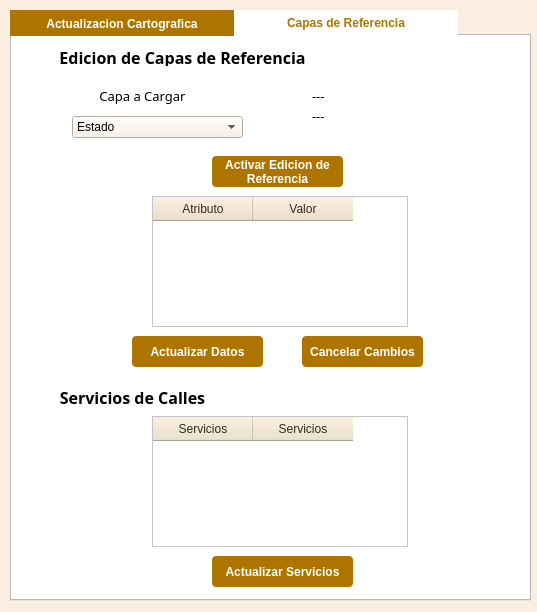
<?xml version="1.0" encoding="UTF-8"?>
<ui version="4.0">
 <class>ActualizacionCatastralV3DialogBase</class>
 <widget class="QDialog" name="ActualizacionCatastralV3DialogBase">
  <property name="geometry">
   <rect>
    <x>0</x>
    <y>0</y>
    <width>537</width>
    <height>612</height>
   </rect>
  </property>
  <property name="minimumSize">
   <size>
    <width>536</width>
    <height>611</height>
   </size>
  </property>
  <property name="maximumSize">
   <size>
    <width>537</width>
    <height>612</height>
   </size>
  </property>
  <property name="windowTitle">
   <string>Actualizacion Catastral</string>
  </property>
  <property name="styleSheet">
   <string notr="true">background : rgb(250,238,224);</string>
  </property>
  <widget class="QTabWidget" name="tabWidget">
   <property name="geometry">
    <rect>
     <x>10</x>
     <y>10</y>
     <width>521</width>
     <height>591</height>
    </rect>
   </property>
   <property name="styleSheet">
    <string notr="true">QTabBar::Tab{
background : rgb(174, 116, 0);
color : rgb(255, 255, 255);
font-weight: bold;
font-size: 12px;
width:224px
}

QTabBar::tab:selected, QTabBar::tab:hover {
color : rgb(174, 116, 0);
background : rgb(255, 255, 255);

}

QWidget{
background : rgb(255,255,255)
}</string>
   </property>
   <property name="currentIndex">
    <number>1</number>
   </property>
   <widget class="QWidget" name="tab">
    <attribute name="title">
     <string>Actualizacion Cartografica</string>
    </attribute>
    <widget class="QLabel" name="label">
     <property name="geometry">
      <rect>
       <x>20</x>
       <y>10</y>
       <width>361</width>
       <height>21</height>
      </rect>
     </property>
     <property name="font">
      <font>
       <family>Century Gothic</family>
       <pointsize>12</pointsize>
       <weight>75</weight>
       <bold>true</bold>
      </font>
     </property>
     <property name="text">
      <string>Actualizacion Cartografica de Manzana</string>
     </property>
    </widget>
    <widget class="QComboBox" name="comboLocalidad">
     <property name="geometry">
      <rect>
       <x>20</x>
       <y>60</y>
       <width>221</width>
       <height>22</height>
      </rect>
     </property>
     <property name="styleSheet">
      <string notr="true">QComboBox QAbstractItemView::item { min-height: 25; font-family: &quot;Century Gothic&quot;;}
QListView{color: black ; font-size: 16px; outline:none; font-weight:bold; font-family: &quot;Century Gothic&quot;;}
QListView::item:selected { color: white; background-color:  rgb(250,238,224); font-family: &quot;Century Gothic&quot;;}
QComboBox{
background : rgb(250,238,224);
}</string>
     </property>
    </widget>
    <widget class="QComboBox" name="comboSector">
     <property name="geometry">
      <rect>
       <x>260</x>
       <y>60</y>
       <width>111</width>
       <height>22</height>
      </rect>
     </property>
     <property name="styleSheet">
      <string notr="true">QComboBox QAbstractItemView::item { min-height: 25; font-family: &quot;Century Gothic&quot;;}
QListView{color: black ; font-size: 16px; outline:none; font-weight:bold; font-family: &quot;Century Gothic&quot;;}
QListView::item:selected { color: white; background-color:  rgb(250,238,224); font-family: &quot;Century Gothic&quot;;}
QComboBox{
background : rgb(250,238,224);
}</string>
     </property>
    </widget>
    <widget class="QComboBox" name="comboManzana">
     <property name="geometry">
      <rect>
       <x>390</x>
       <y>60</y>
       <width>101</width>
       <height>22</height>
      </rect>
     </property>
     <property name="styleSheet">
      <string notr="true">QComboBox QAbstractItemView::item { min-height: 25; font-family: &quot;Century Gothic&quot;;}
QListView{color: black ; font-size: 16px; outline:none; font-weight:bold; font-family: &quot;Century Gothic&quot;;}
QListView::item:selected { color: white; background-color:  rgb(250,238,224); font-family: &quot;Century Gothic&quot;;}
QComboBox{
background : rgb(250,238,224);
}</string>
     </property>
    </widget>
    <widget class="QLabel" name="label_2">
     <property name="geometry">
      <rect>
       <x>20</x>
       <y>40</y>
       <width>221</width>
       <height>20</height>
      </rect>
     </property>
     <property name="font">
      <font>
       <family>Century Gothic</family>
       <pointsize>10</pointsize>
      </font>
     </property>
     <property name="text">
      <string>&lt;html&gt;&lt;head/&gt;&lt;body&gt;&lt;p align=&quot;center&quot;&gt;Localidad&lt;/p&gt;&lt;/body&gt;&lt;/html&gt;</string>
     </property>
    </widget>
    <widget class="QLabel" name="label_3">
     <property name="geometry">
      <rect>
       <x>260</x>
       <y>40</y>
       <width>111</width>
       <height>20</height>
      </rect>
     </property>
     <property name="font">
      <font>
       <family>Century Gothic</family>
       <pointsize>10</pointsize>
      </font>
     </property>
     <property name="text">
      <string>&lt;html&gt;&lt;head/&gt;&lt;body&gt;&lt;p align=&quot;center&quot;&gt;Sector&lt;/p&gt;&lt;/body&gt;&lt;/html&gt;</string>
     </property>
    </widget>
    <widget class="QLabel" name="label_4">
     <property name="geometry">
      <rect>
       <x>390</x>
       <y>40</y>
       <width>101</width>
       <height>20</height>
      </rect>
     </property>
     <property name="font">
      <font>
       <family>Century Gothic</family>
       <pointsize>10</pointsize>
      </font>
     </property>
     <property name="text">
      <string>&lt;html&gt;&lt;head/&gt;&lt;body&gt;&lt;p align=&quot;center&quot;&gt;Manzana&lt;/p&gt;&lt;/body&gt;&lt;/html&gt;</string>
     </property>
    </widget>
    <widget class="QPushButton" name="botonCargar">
     <property name="geometry">
      <rect>
       <x>200</x>
       <y>100</y>
       <width>111</width>
       <height>31</height>
      </rect>
     </property>
     <property name="font">
      <font>
       <weight>75</weight>
       <bold>true</bold>
      </font>
     </property>
     <property name="styleSheet">
      <string notr="true">QPushButton{
background : rgb(174, 116, 0);
color : rgb(255, 255, 255);
border-radius : 4px;
}
QPushButton::hover{
background : rgb(104, 69, 13);
color : rgb(255, 255, 255);
border-radius : 4px;
}
QPushButton:disabled {
background: rgb(217, 217, 217)
}</string>
     </property>
     <property name="text">
      <string>Cargar 
Manzana</string>
     </property>
    </widget>
    <widget class="QLabel" name="label_5">
     <property name="geometry">
      <rect>
       <x>20</x>
       <y>360</y>
       <width>151</width>
       <height>16</height>
      </rect>
     </property>
     <property name="font">
      <font>
       <family>Century Gothic</family>
       <pointsize>12</pointsize>
       <weight>75</weight>
       <bold>true</bold>
      </font>
     </property>
     <property name="text">
      <string>Cedula Catastral</string>
     </property>
    </widget>
    <widget class="QWidget" name="widget" native="true">
     <property name="geometry">
      <rect>
       <x>10</x>
       <y>140</y>
       <width>241</width>
       <height>201</height>
      </rect>
     </property>
     <property name="styleSheet">
      <string notr="true">QWidget{
background : rgb(250,238,224);
}
QTableWidget{
background : rgb(255,255,255);
}</string>
     </property>
     <widget class="QLabel" name="label_6">
      <property name="geometry">
       <rect>
        <x>20</x>
        <y>10</y>
        <width>71</width>
        <height>16</height>
       </rect>
      </property>
      <property name="font">
       <font>
        <family>Century Gothic</family>
        <pointsize>12</pointsize>
        <weight>75</weight>
        <bold>true</bold>
       </font>
      </property>
      <property name="text">
       <string>Edicion</string>
      </property>
     </widget>
     <widget class="QLabel" name="labelTituloEditar">
      <property name="geometry">
       <rect>
        <x>20</x>
        <y>40</y>
        <width>101</width>
        <height>16</height>
       </rect>
      </property>
      <property name="font">
       <font>
        <family>Century Gothic</family>
        <pointsize>8</pointsize>
       </font>
      </property>
      <property name="text">
       <string>Capa en Edicion</string>
      </property>
     </widget>
     <widget class="QLabel" name="labelCapaEdicion">
      <property name="geometry">
       <rect>
        <x>133</x>
        <y>40</y>
        <width>81</width>
        <height>20</height>
       </rect>
      </property>
      <property name="font">
       <font>
        <family>Century Gothic</family>
       </font>
      </property>
      <property name="text">
       <string/>
      </property>
     </widget>
     <widget class="QPushButton" name="botonEditar">
      <property name="geometry">
       <rect>
        <x>70</x>
        <y>160</y>
        <width>101</width>
        <height>31</height>
       </rect>
      </property>
      <property name="font">
       <font>
        <weight>75</weight>
        <bold>true</bold>
       </font>
      </property>
      <property name="styleSheet">
       <string notr="true">QPushButton{
background : rgb(174, 116, 0);
color : rgb(255, 255, 255);
border-radius : 4px;
}
QPushButton::hover{
background : rgb(104, 69, 13);
color : rgb(255, 255, 255);
border-radius : 4px;
}
QPushButton:disabled {
background: rgb(217, 217, 217)
}</string>
      </property>
      <property name="text">
       <string>Actualizar</string>
      </property>
     </widget>
     <widget class="QTableWidget" name="tablaEdicion">
      <property name="geometry">
       <rect>
        <x>10</x>
        <y>60</y>
        <width>221</width>
        <height>91</height>
       </rect>
      </property>
      <property name="styleSheet">
       <string notr="true">QHeaderView::section
{
background-color: rgb(238,225,200);
color : rgb(52, 42, 24 );
text-align: right;
font-size:12px;
height:24px
}</string>
      </property>
      <column>
       <property name="text">
        <string>Atributo</string>
       </property>
      </column>
      <column>
       <property name="text">
        <string>Valor</string>
       </property>
      </column>
     </widget>
     <widget class="QLabel" name="labelStatusEdicion">
      <property name="geometry">
       <rect>
        <x>120</x>
        <y>10</y>
        <width>101</width>
        <height>16</height>
       </rect>
      </property>
      <property name="font">
       <font>
        <family>Century Gothic</family>
        <pointsize>8</pointsize>
       </font>
      </property>
      <property name="text">
       <string/>
      </property>
     </widget>
    </widget>
    <widget class="QWidget" name="widget_2" native="true">
     <property name="geometry">
      <rect>
       <x>280</x>
       <y>150</y>
       <width>221</width>
       <height>181</height>
      </rect>
     </property>
     <property name="styleSheet">
      <string notr="true">QWidget{
background : rgb(250,238,224);
}</string>
     </property>
     <widget class="QLabel" name="label_9">
      <property name="geometry">
       <rect>
        <x>23</x>
        <y>10</y>
        <width>191</width>
        <height>20</height>
       </rect>
      </property>
      <property name="font">
       <font>
        <family>Century Gothic</family>
        <pointsize>12</pointsize>
        <weight>75</weight>
        <bold>true</bold>
       </font>
      </property>
      <property name="text">
       <string>Capas de referencia</string>
      </property>
     </widget>
     <widget class="QComboBox" name="comboCapaReferencia">
      <property name="geometry">
       <rect>
        <x>20</x>
        <y>40</y>
        <width>181</width>
        <height>22</height>
       </rect>
      </property>
      <property name="styleSheet">
       <string notr="true">QComboBox QAbstractItemView::item { min-height: 25; font-family: &quot;Century Gothic&quot;;}
QListView{color: black ; font-size: 16px; outline:none; font-weight:bold; font-family: &quot;Century Gothic&quot;;}
QListView::item:selected { color: white; background-color:  rgb(250,238,224); font-family: &quot;Century Gothic&quot;;}
QComboBox{
background : rgb(255,255,255);
}</string>
      </property>
     </widget>
     <widget class="QCheckBox" name="checkTodasGeom">
      <property name="geometry">
       <rect>
        <x>25</x>
        <y>80</y>
        <width>181</width>
        <height>20</height>
       </rect>
      </property>
      <property name="font">
       <font>
        <family>Century Gothic</family>
       </font>
      </property>
      <property name="text">
       <string>Incluir todas las geometrias</string>
      </property>
     </widget>
     <widget class="QPushButton" name="botonCargarReferencia">
      <property name="geometry">
       <rect>
        <x>60</x>
        <y>120</y>
        <width>101</width>
        <height>41</height>
       </rect>
      </property>
      <property name="font">
       <font>
        <weight>75</weight>
        <bold>true</bold>
       </font>
      </property>
      <property name="styleSheet">
       <string notr="true">QPushButton{
background : rgb(174, 116, 0);
color : rgb(255, 255, 255);
border-radius : 4px;
}
QPushButton::hover{
background : rgb(104, 69, 13);
color : rgb(255, 255, 255);
border-radius : 4px;
}
QPushButton:disabled {
background: rgb(217, 217, 217)
}</string>
      </property>
      <property name="text">
       <string>Cargar capa
de Referencia</string>
      </property>
     </widget>
    </widget>
    <widget class="QPushButton" name="btnAbrirCedula">
     <property name="geometry">
      <rect>
       <x>130</x>
       <y>410</y>
       <width>101</width>
       <height>31</height>
      </rect>
     </property>
     <property name="font">
      <font>
       <weight>75</weight>
       <bold>true</bold>
      </font>
     </property>
     <property name="styleSheet">
      <string notr="true">QPushButton{
background : rgb(174, 116, 0);
color : rgb(255, 255, 255);
border-radius : 4px;
}
QPushButton::hover{
background : rgb(104, 69, 13);
color : rgb(255, 255, 255);
border-radius : 4px;
}
QPushButton:disabled {
background: rgb(217, 217, 217)
}</string>
     </property>
     <property name="text">
      <string>Abrir Cedula</string>
     </property>
    </widget>
    <widget class="QPushButton" name="btnCancelAperCedula">
     <property name="geometry">
      <rect>
       <x>290</x>
       <y>410</y>
       <width>101</width>
       <height>31</height>
      </rect>
     </property>
     <property name="font">
      <font>
       <weight>75</weight>
       <bold>true</bold>
      </font>
     </property>
     <property name="styleSheet">
      <string notr="true">QPushButton{
background : rgb(174, 116, 0);
color : rgb(255, 255, 255);
border-radius : 4px;
}
QPushButton::hover{
background : rgb(104, 69, 13);
color : rgb(255, 255, 255);
border-radius : 4px;
}
QPushButton:disabled {
background: rgb(217, 217, 217)
}</string>
     </property>
     <property name="text">
      <string>Cancelar</string>
     </property>
    </widget>
    <widget class="QLabel" name="lbEstatusCedula">
     <property name="geometry">
      <rect>
       <x>130</x>
       <y>380</y>
       <width>101</width>
       <height>20</height>
      </rect>
     </property>
     <property name="font">
      <font>
       <family>Century Gothic</family>
       <pointsize>10</pointsize>
      </font>
     </property>
     <property name="text">
      <string>&lt;html&gt;&lt;head/&gt;&lt;body&gt;&lt;p align=&quot;center&quot;&gt;---&lt;/p&gt;&lt;/body&gt;&lt;/html&gt;</string>
     </property>
    </widget>
    <widget class="QWidget" name="widget_3" native="true">
     <property name="geometry">
      <rect>
       <x>20</x>
       <y>480</y>
       <width>241</width>
       <height>71</height>
      </rect>
     </property>
     <property name="styleSheet">
      <string notr="true">QWidget{
background : rgb(250,238,224);
}
QTableWidget{
background : rgb(255,255,255);
}</string>
     </property>
     <widget class="QCheckBox" name="checkVertManzana">
      <property name="geometry">
       <rect>
        <x>10</x>
        <y>10</y>
        <width>76</width>
        <height>18</height>
       </rect>
      </property>
      <property name="font">
       <font>
        <family>Century Gothic</family>
       </font>
      </property>
      <property name="text">
       <string>Manzana</string>
      </property>
     </widget>
     <widget class="QCheckBox" name="checkVertPredio">
      <property name="geometry">
       <rect>
        <x>10</x>
        <y>30</y>
        <width>76</width>
        <height>18</height>
       </rect>
      </property>
      <property name="font">
       <font>
        <family>Century Gothic</family>
       </font>
      </property>
      <property name="text">
       <string>Predios</string>
      </property>
     </widget>
     <widget class="QCheckBox" name="checkVertConst">
      <property name="geometry">
       <rect>
        <x>10</x>
        <y>50</y>
        <width>111</width>
        <height>18</height>
       </rect>
      </property>
      <property name="font">
       <font>
        <family>Century Gothic</family>
       </font>
      </property>
      <property name="text">
       <string>Construcciones</string>
      </property>
     </widget>
     <widget class="QPushButton" name="btnActMarc">
      <property name="geometry">
       <rect>
        <x>140</x>
        <y>10</y>
        <width>85</width>
        <height>51</height>
       </rect>
      </property>
      <property name="font">
       <font>
        <family>Century Gothic</family>
        <pointsize>9</pointsize>
        <weight>75</weight>
        <bold>true</bold>
       </font>
      </property>
      <property name="styleSheet">
       <string notr="true">QPushButton{
background : rgb(174, 116, 0);
color : rgb(255, 255, 255);
border-radius : 4px;
}
QPushButton::hover{
background : rgb(104, 69, 13);
color : rgb(255, 255, 255);
border-radius : 4px;
}
QPushButton:disabled {
background: rgb(217, 217, 217)
}</string>
      </property>
      <property name="text">
       <string>Recargar
marcadores</string>
      </property>
     </widget>
    </widget>
    <widget class="QLabel" name="label_7">
     <property name="geometry">
      <rect>
       <x>20</x>
       <y>450</y>
       <width>201</width>
       <height>16</height>
      </rect>
     </property>
     <property name="font">
      <font>
       <family>Century Gothic</family>
       <pointsize>12</pointsize>
       <weight>75</weight>
       <bold>true</bold>
      </font>
     </property>
     <property name="text">
      <string>Marcador de Vertices</string>
     </property>
    </widget>
   </widget>
   <widget class="QWidget" name="tab_2">
    <attribute name="title">
     <string>Capas de Referencia</string>
    </attribute>
    <widget class="QLabel" name="label_10">
     <property name="geometry">
      <rect>
       <x>20</x>
       <y>10</y>
       <width>301</width>
       <height>20</height>
      </rect>
     </property>
     <property name="font">
      <font>
       <family>Century Gothic</family>
       <pointsize>12</pointsize>
      </font>
     </property>
     <property name="text">
      <string>&lt;html&gt;&lt;head/&gt;&lt;body&gt;&lt;p align=&quot;center&quot;&gt;&lt;span style=&quot; font-weight:600;&quot;&gt;Edicion de Capas de Referencia&lt;/span&gt;&lt;/p&gt;&lt;/body&gt;&lt;/html&gt;</string>
     </property>
    </widget>
    <widget class="QLabel" name="label_11">
     <property name="geometry">
      <rect>
       <x>50</x>
       <y>50</y>
       <width>161</width>
       <height>20</height>
      </rect>
     </property>
     <property name="font">
      <font>
       <family>Century Gothic</family>
       <pointsize>10</pointsize>
      </font>
     </property>
     <property name="text">
      <string>&lt;html&gt;&lt;head/&gt;&lt;body&gt;&lt;p align=&quot;center&quot;&gt;Capa a Cargar&lt;/p&gt;&lt;/body&gt;&lt;/html&gt;</string>
     </property>
    </widget>
    <widget class="QPushButton" name="botonActivarEdicion">
     <property name="geometry">
      <rect>
       <x>200</x>
       <y>120</y>
       <width>131</width>
       <height>31</height>
      </rect>
     </property>
     <property name="font">
      <font>
       <weight>75</weight>
       <bold>true</bold>
      </font>
     </property>
     <property name="styleSheet">
      <string notr="true">QPushButton{
background : rgb(174, 116, 0);
color : rgb(255, 255, 255);
border-radius : 4px;
}
QPushButton::hover{
background : rgb(104, 69, 13);
color : rgb(255, 255, 255);
border-radius : 4px;
}
QPushButton:disabled {
background: rgb(217, 217, 217)
}</string>
     </property>
     <property name="text">
      <string>Activar Edicion de 
Referencia</string>
     </property>
    </widget>
    <widget class="QTableWidget" name="tablaServiciosCalles">
     <property name="geometry">
      <rect>
       <x>140</x>
       <y>380</y>
       <width>256</width>
       <height>131</height>
      </rect>
     </property>
     <property name="styleSheet">
      <string notr="true">QHeaderView::section
{
background-color: rgb(238,225,200);
color : rgb(52, 42, 24 );
text-align: right;
font-size:12px;
height:24px
}</string>
     </property>
     <column>
      <property name="text">
       <string>Servicios</string>
      </property>
     </column>
     <column>
      <property name="text">
       <string>Servicios</string>
      </property>
     </column>
    </widget>
    <widget class="QTableWidget" name="tablaEdicionRef">
     <property name="geometry">
      <rect>
       <x>140</x>
       <y>160</y>
       <width>256</width>
       <height>131</height>
      </rect>
     </property>
     <property name="styleSheet">
      <string notr="true">QHeaderView::section
{
background-color: rgb(238,225,200);
color : rgb(52, 42, 24 );
text-align: right;
font-size:12px;
height:24px
}</string>
     </property>
     <column>
      <property name="text">
       <string>Atributo</string>
      </property>
     </column>
     <column>
      <property name="text">
       <string>Valor</string>
      </property>
     </column>
    </widget>
    <widget class="QPushButton" name="botonActualizarRef">
     <property name="geometry">
      <rect>
       <x>120</x>
       <y>300</y>
       <width>131</width>
       <height>31</height>
      </rect>
     </property>
     <property name="font">
      <font>
       <weight>75</weight>
       <bold>true</bold>
      </font>
     </property>
     <property name="styleSheet">
      <string notr="true">QPushButton{
background : rgb(174, 116, 0);
color : rgb(255, 255, 255);
border-radius : 4px;
}
QPushButton::hover{
background : rgb(104, 69, 13);
color : rgb(255, 255, 255);
border-radius : 4px;
}
QPushButton:disabled {
background: rgb(217, 217, 217)
}</string>
     </property>
     <property name="text">
      <string>Actualizar Datos</string>
     </property>
    </widget>
    <widget class="QPushButton" name="botonCancelarReferencia">
     <property name="geometry">
      <rect>
       <x>290</x>
       <y>300</y>
       <width>121</width>
       <height>31</height>
      </rect>
     </property>
     <property name="font">
      <font>
       <weight>75</weight>
       <bold>true</bold>
      </font>
     </property>
     <property name="styleSheet">
      <string notr="true">QPushButton{
background : rgb(174, 116, 0);
color : rgb(255, 255, 255);
border-radius : 4px;
}
QPushButton::hover{
background : rgb(104, 69, 13);
color : rgb(255, 255, 255);
border-radius : 4px;
}
QPushButton:disabled {
background: rgb(217, 217, 217)
}</string>
     </property>
     <property name="text">
      <string>Cancelar Cambios</string>
     </property>
    </widget>
    <widget class="QPushButton" name="botonActualizarServiciosCalles">
     <property name="geometry">
      <rect>
       <x>200</x>
       <y>520</y>
       <width>141</width>
       <height>31</height>
      </rect>
     </property>
     <property name="font">
      <font>
       <weight>75</weight>
       <bold>true</bold>
      </font>
     </property>
     <property name="styleSheet">
      <string notr="true">QPushButton{
background : rgb(174, 116, 0);
color : rgb(255, 255, 255);
border-radius : 4px;
}
QPushButton::hover{
background : rgb(104, 69, 13);
color : rgb(255, 255, 255);
border-radius : 4px;
}
QPushButton:disabled {
background: rgb(217, 217, 217)
}</string>
     </property>
     <property name="text">
      <string>Actualizar Servicios</string>
     </property>
    </widget>
    <widget class="QLabel" name="tituloServiciosCalles">
     <property name="geometry">
      <rect>
       <x>30</x>
       <y>350</y>
       <width>181</width>
       <height>20</height>
      </rect>
     </property>
     <property name="font">
      <font>
       <family>Century Gothic</family>
       <pointsize>12</pointsize>
      </font>
     </property>
     <property name="text">
      <string>&lt;html&gt;&lt;head/&gt;&lt;body&gt;&lt;p align=&quot;center&quot;&gt;&lt;span style=&quot; font-weight:600;&quot;&gt;Servicios de Calles&lt;/span&gt;&lt;/p&gt;&lt;/body&gt;&lt;/html&gt;</string>
     </property>
    </widget>
    <widget class="QLabel" name="labelCapaEdicionRef">
     <property name="geometry">
      <rect>
       <x>300</x>
       <y>50</y>
       <width>161</width>
       <height>20</height>
      </rect>
     </property>
     <property name="font">
      <font>
       <family>Century Gothic</family>
       <pointsize>10</pointsize>
      </font>
     </property>
     <property name="text">
      <string>&lt;html&gt;&lt;head/&gt;&lt;body&gt;&lt;p&gt;---&lt;/p&gt;&lt;/body&gt;&lt;/html&gt;</string>
     </property>
    </widget>
    <widget class="QLabel" name="labelStatusEdicionRef">
     <property name="geometry">
      <rect>
       <x>300</x>
       <y>70</y>
       <width>161</width>
       <height>20</height>
      </rect>
     </property>
     <property name="font">
      <font>
       <family>Century Gothic</family>
       <pointsize>10</pointsize>
      </font>
     </property>
     <property name="text">
      <string>&lt;html&gt;&lt;head/&gt;&lt;body&gt;&lt;p&gt;---&lt;/p&gt;&lt;/body&gt;&lt;/html&gt;</string>
     </property>
    </widget>
    <widget class="QComboBox" name="comboCapasEdicion">
     <property name="geometry">
      <rect>
       <x>60</x>
       <y>80</y>
       <width>171</width>
       <height>22</height>
      </rect>
     </property>
     <property name="styleSheet">
      <string notr="true">QComboBox QAbstractItemView::item { min-height: 25; font-family: &quot;Century Gothic&quot;;}
QListView{color: black ; font-size: 16px; outline:none; font-weight:bold; font-family: &quot;Century Gothic&quot;;}
QListView::item:selected { color: white; background-color:  rgb(250,238,224); font-family: &quot;Century Gothic&quot;;}
QComboBox{
background : rgb(250,238,224);
}</string>
     </property>
     <item>
      <property name="text">
       <string>Estado</string>
      </property>
     </item>
     <item>
      <property name="text">
       <string>Region Catastral</string>
      </property>
     </item>
     <item>
      <property name="text">
       <string>Municipios</string>
      </property>
     </item>
     <item>
      <property name="text">
       <string>Secciones</string>
      </property>
     </item>
     <item>
      <property name="text">
       <string>Localidades</string>
      </property>
     </item>
     <item>
      <property name="text">
       <string>Sectores</string>
      </property>
     </item>
     <item>
      <property name="text">
       <string>Calles</string>
      </property>
     </item>
     <item>
      <property name="text">
       <string>Colonias</string>
      </property>
     </item>
     <item>
      <property name="text">
       <string>Codigo Postal</string>
      </property>
     </item>
     <item>
      <property name="text">
       <string>Zona Uno</string>
      </property>
     </item>
     <item>
      <property name="text">
       <string>Zona Dos</string>
      </property>
     </item>
     <item>
      <property name="text">
       <string>Area de Valor</string>
      </property>
     </item>
    </widget>
   </widget>
  </widget>
 </widget>
 <resources/>
 <connections/>
</ui>
